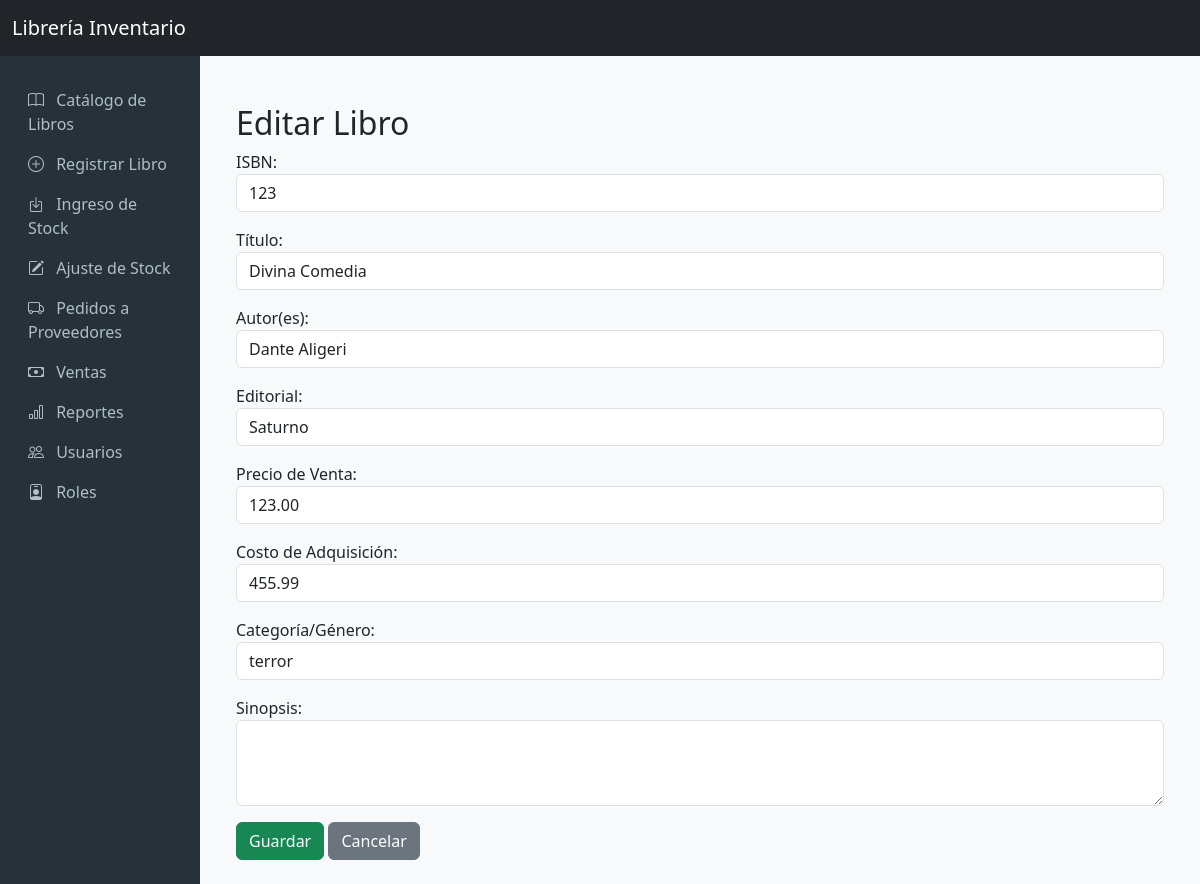
/libros/1/editar/ (signed in), run on the app's committed database.
### libros/models.py (models this page shows, shortened)
class Libro(models.Model):
    isbn = models.CharField(max_length=13, unique=True, verbose_name='ISBN')
    titulo = models.CharField(max_length=255, verbose_name='Título')
    autor = models.CharField(max_length=255, verbose_name='Autor(es)')
    editorial = models.CharField(max_length=255, verbose_name='Editorial')
    precio_venta = models.DecimalField(max_digits=10, decimal_places=2, verbose_name='Precio de Venta')
    costo_adquisicion = models.DecimalField(max_digits=10, decimal_places=2, verbose_name='Costo de Adquisición')
    stock_actual = models.IntegerField(default=0, verbose_name='Stock Actual')
    stock_minimo = models.IntegerField(default=5, verbose_name='Stock Mínimo')
    categoria = models.CharField(max_length=100, verbose_name='Categoría/Género')
    sinopsis = models.TextField(blank=True, null=True, verbose_name='Sinopsis')
    class Meta:
        verbose_name = 'Libro'
        verbose_name_plural = 'Libros'

### libros/views.py (the view, shortened to what this page needs)
# urls.py: path('<int:pk>/editar/', LibroUpdateView.as_view(), name='libro_update'),
class LibroUpdateView(LoginRequiredMixin, PermissionRequiredMixin, UpdateView):
    model = Libro
    form_class = LibroForm
    template_name = 'libros/libro_form.html'
    success_url = reverse_lazy('libro_list')
    permission_required = 'libros.change_libro'

### libros/forms.py (shortened to what this page needs)
class LibroForm(forms.ModelForm):
    class Meta:
        model = Libro
        fields = ['isbn', 'titulo', 'autor', 'editorial', 'precio_venta', 'costo_adquisicion', 'categoria', 'sinopsis']
        widgets = {
            'isbn': forms.TextInput(attrs={'class': 'form-control'}),
            'titulo': forms.TextInput(attrs={'class': 'form-control'}),
            'autor': forms.TextInput(attrs={'class': 'form-control'}),
            'editorial': forms.TextInput(attrs={'class': 'form-control'}),
            'precio_venta': forms.NumberInput(attrs={'class': 'form-control'}),
            'costo_adquisicion': forms.NumberInput(attrs={'class': 'form-control'}),
            'categoria': forms.TextInput(attrs={'class': 'form-control'}),
            'sinopsis': forms.Textarea(attrs={'class': 'form-control', 'rows': 3}),
        }

### libros/templates/libros/libro_form.html (shortened to what this page needs)
{% extends 'base.html' %}
{% block content %}
<div class="container mt-4">
    <h2>{% if object %}Editar Libro{% else %}Registrar Nuevo Libro{% endif %}</h2>
    <form method="post">
        {{ form.as_p }}
        <button type="submit" class="btn btn-success">Guardar</button>
        <a href="{% url 'libro_list' %}" class="btn btn-secondary">Cancelar</a>
    </form>
</div>
{% endblock %}

### templates/base.html (style rules this page uses)
body { background-color: #f8f9fa; }

### data on the page
Libro: isbn "123", titulo "Divina Comedia", autor "Dante Aligeri", editorial "Saturno", precio_venta "123.00", costo_adquisicion "455.99", categoria "terror"
